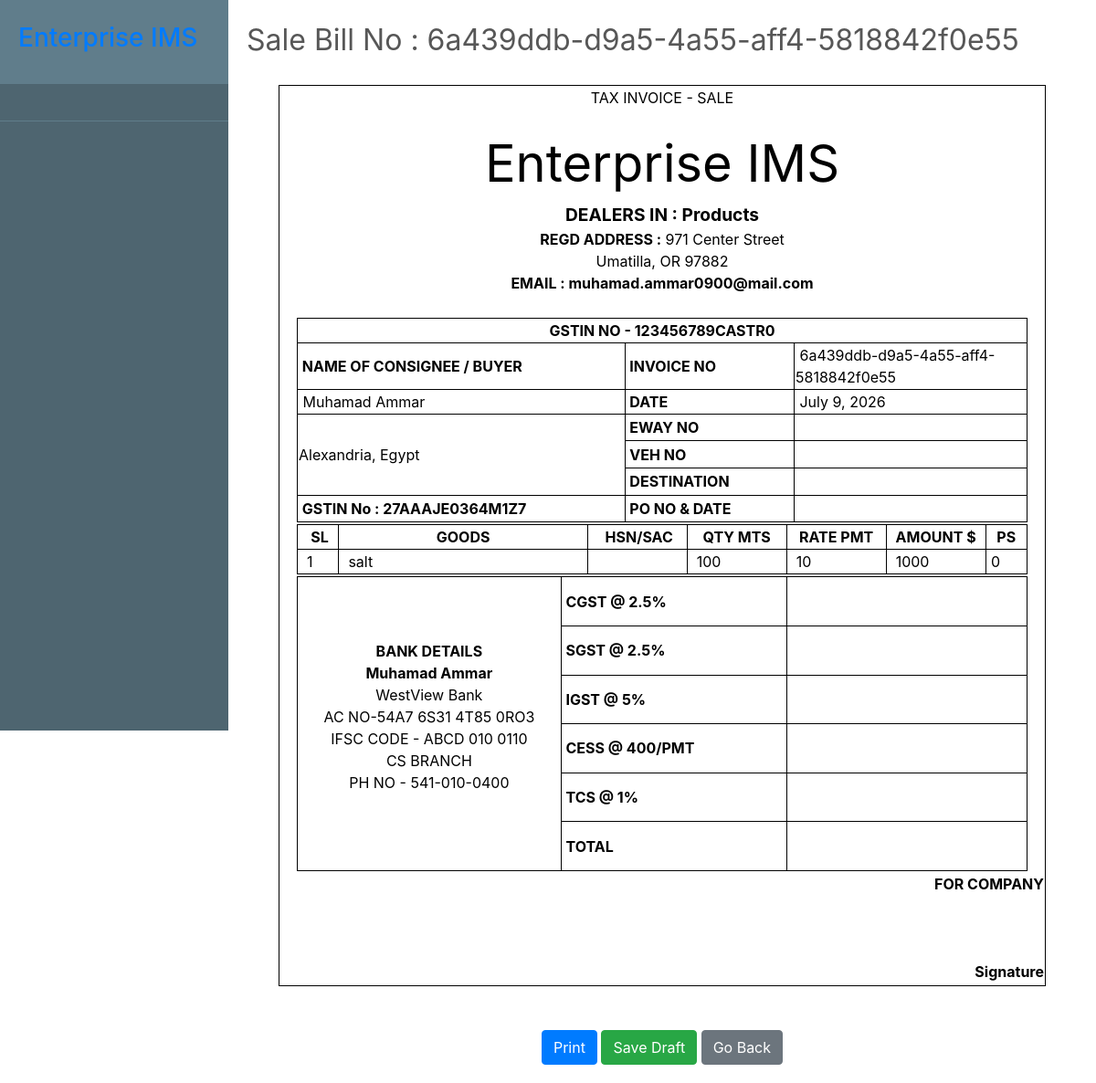
The page /transaction/sales/6a439ddbd9a54a55aff45818842f0e55/ on the database as committed earlier.
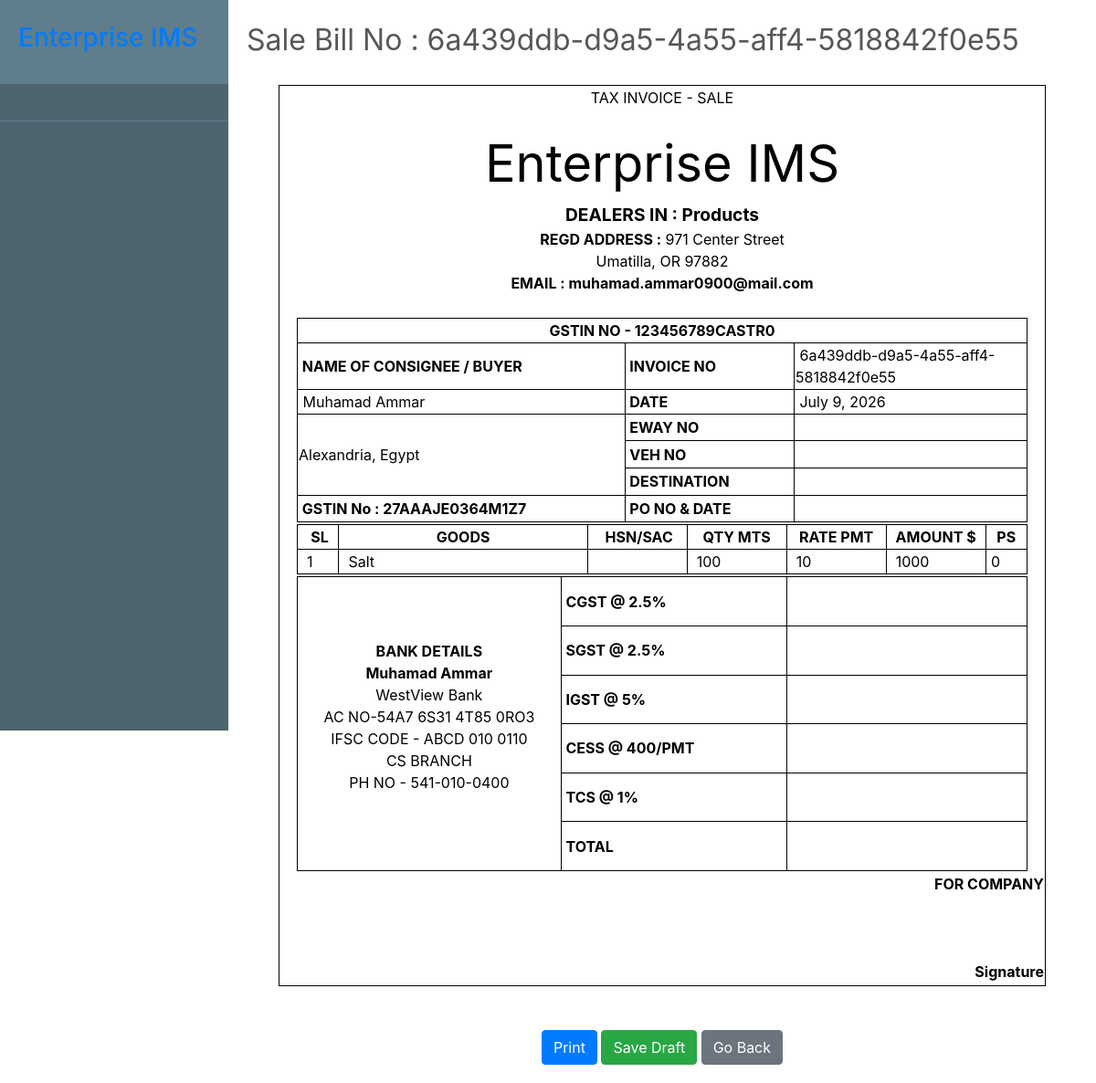
The same page on the database as committed later.
### transaction/models.py (models this page shows, shortened)
class SaleItem(models.Model):
    billno = models.ForeignKey(SaleBill, on_delete=models.CASCADE, related_name='salebillno')
    stock = models.ForeignKey(Stock, on_delete=models.CASCADE, related_name='saleitem')
    quantity = models.IntegerField(default=1)
    perprice = models.IntegerField(default=1)
    totalprice = models.IntegerField(default=1)

### inventory/models.py (models this page shows, shortened)
class Stock(models.Model):
    id = models.UUIDField(primary_key=True, default=uuid.uuid4)
    name = models.CharField(unique=True, max_length=100)
    quantity = models.DecimalField(max_digits=10, decimal_places=2, default=1)
    is_deleted = models.BooleanField(default=False)
    date = models.DateTimeField(auto_now_add=True, blank=True, null=True)

### transaction/views.py (the view, shortened to what this page needs)
# urls.py: path('sales/<str:billno>/', SaleBillView.as_view(), name='sale_bill'),
class SaleBillView(generic.View):
    model = SaleBill
    template_name = "bill/sale_bill.html"
    bill_base = "bill/bill_base.html"
    def get(self, request, billno):
        context = {
            'bill': SaleBill.objects.get(billno=billno),
            'items': SaleItem.objects.filter(billno=billno),
            'billdetails': SaleBillDetails.objects.get(billno=billno),
            'bill_base': self.bill_base,
        }
        return render(request, self.template_name, context)

### transaction/templates/bill/sale_bill.html (shortened to what the changed rows need)
{% extends "bill/bill_base.html" %}
{%load static%}
{% block content %}
                      <form method="post">
                          <div class="bg">
                              <br>
                              <div id="printArea" class="bg">
                                  <table class="outer-box inner-box" style="width: 840px; margin-left: auto; margin-right: auto;">
                                      <tbody>
                                          <tr>
                                              <td>
                                              <table class="outer-box" style="width: 800px; margin-left: auto; margin-right: auto;">
                                                  <tbody>
                                                      {% for i in items %}
                                                          <tr style="height: auto;">
                                                              <td class="inner-box" style="width: 5%;">&nbsp; {{ forloop.counter }}</td>
                                                              <td class="inner-box" style="width: 30%;">&nbsp; {{ i.stock.name }}</td>
                                                              <td class="inner-box" style="width: 12%;">&nbsp;</td>
                                                              <td class="inner-box" style="width: 12%;">&nbsp; {{ i.quantity }}</td>
                                                              <td class="inner-box" style="width: 12%;">&nbsp; {{ i.perprice }}</td>
                                                              <td class="inner-box" style="width: 12%;">&nbsp; {{ i.totalprice }}</td>
                                                              <td class="inner-box" style="width: 5%;">&nbsp;0</td>
                                                          </tr>
                                                        {% endfor %}
                                                  </tbody>
                                              </table>
                                              </td>
                                          </tr>
                                      </tbody>
                                  </table>
                              </div>
                          </div>
                          <br><br>
                      </form>
{% endblock content %}

Rows that differ between the two databases and show on the page:
changed through a linked row, SaleItem: stock.name "salt" → "Salt"
